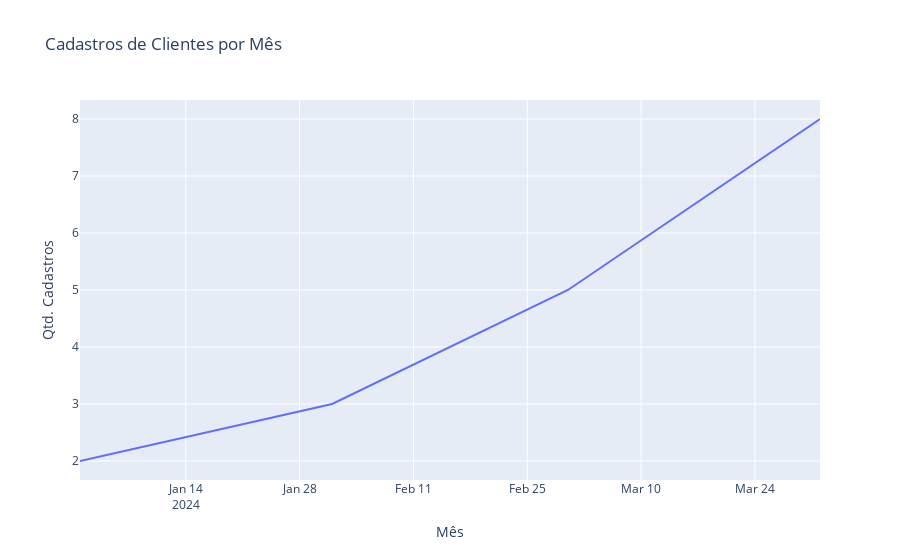

Notebook code for this chart:
### Code cell
"""
Indicador que viabiliza ver o progresso do empreendimento, mais especificamente
os leads que se concretizaram.
"""
# 2. Cadastros de clientes por mês
cadastros_por_mes = clientes.groupby(clientes['DataCadastro'].dt.to_period('M')).size()
fig = px.line(x=cadastros_por_mes.index.astype(str), y=cadastros_por_mes.values,
              title='Cadastros de Clientes por Mês',
              labels={'x': 'Mês', 'y': 'Qtd. Cadastros'})
fig.show()

### Figure 1 — Plotly figure (JSON) as saved in the notebook; plotly's stock layout.template omitted (floating-point values rounded to 4 significant figures)
{"data": [{"hovertemplate": "Mês=%{x}<br>Qtd. Cadastros=%{y}<extra></extra>", "legendgroup": "", "line": {"color": "#636efa", "dash": "solid"}, "marker": {"symbol": "circle"}, "mode": "lines", "name": "", "orientation": "v", "showlegend": false, "type": "scatter", "x": ["2024-01", "2024-02", "2024-03", "2024-04"], "xaxis": "x", "y": [2, 3, 5, 8], "yaxis": "y"}], "layout": {"legend": {"tracegroupgap": 0}, "title": {"text": "Cadastros de Clientes por Mês"}, "xaxis": {"anchor": "y", "domain": [0, 1], "title": {"text": "Mês"}}, "yaxis": {"anchor": "x", "domain": [0, 1], "title": {"text": "Qtd. Cadastros"}}}}
